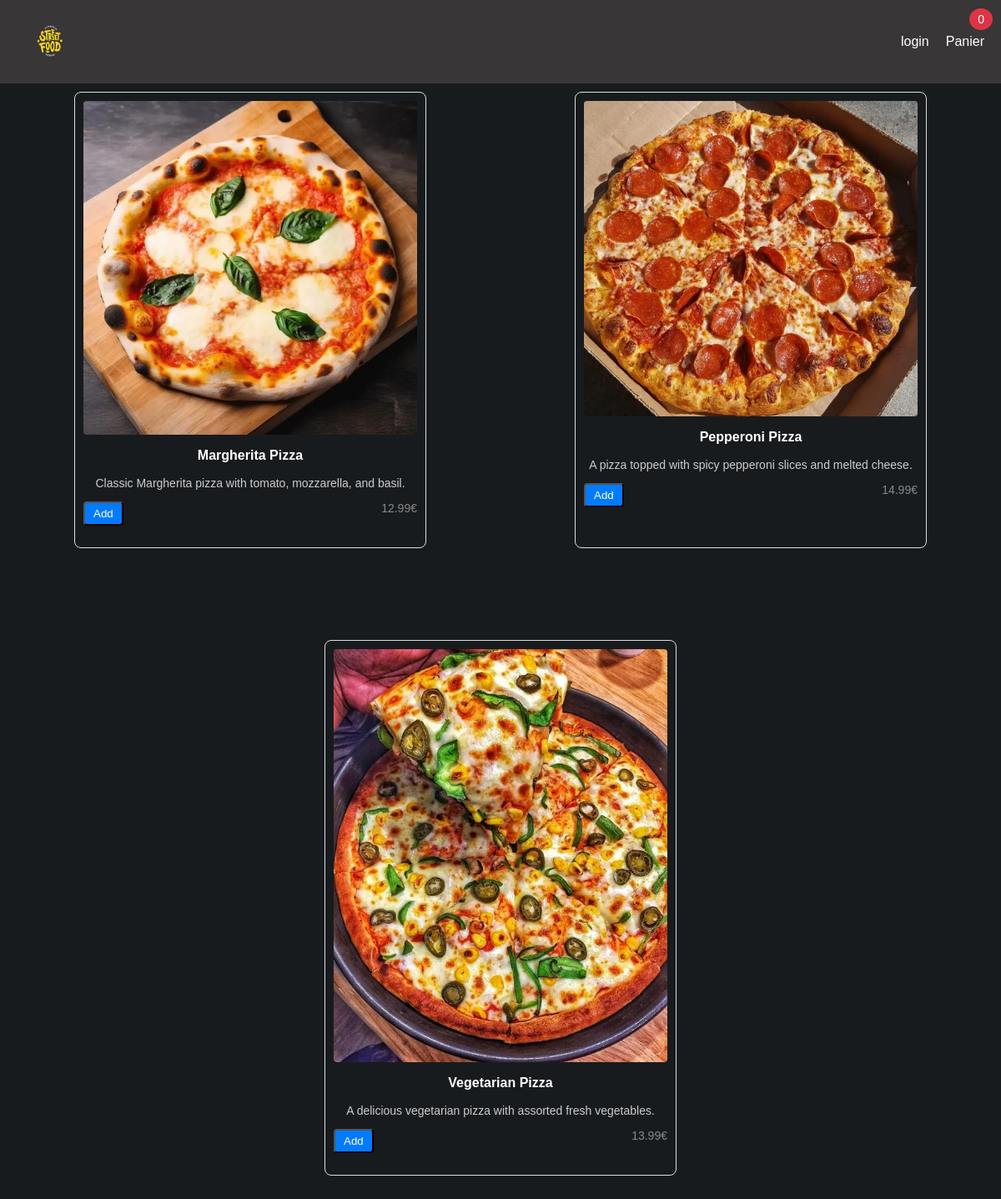
The app's page /Pizza.php with its own data.
### tables this page shows
CREATE TABLE IF NOT EXISTS `product` (
  `id` int NOT NULL AUTO_INCREMENT,
  `name` varchar(255) NOT NULL,
  `description` text NOT NULL,
  `price` float NOT NULL,
  `category` int NOT NULL,
  `filename` varchar(255) NOT NULL,
  PRIMARY KEY (`id`),
  KEY `category` (`category`)
);

### modele.php (called while the page is built, shortened)
<?php
function get_products_by_category($id, $bdLink) {
    $query = "SELECT * FROM product WHERE category=:id";
    $stmt = $bdLink->prepare($query);
    $stmt->bindParam(':id', $id, PDO::PARAM_INT);
    $stmt->execute();
    $products = $stmt->fetchAll(PDO::FETCH_ASSOC);
    return $products;
}
?>

### Pizza.php (the view, shortened to what this page needs)
<?php
include_once 'database.php';
include_once 'modele.php';
include_once 'header.php';
$products = get_products_by_category(2, $bdLink);
?>
<div class="card-container">
    <?php foreach ($products as $p) { ?>
        <div class="card">
            <img src="./uploads/<?= $p['filename']; ?>" class="card-image">
            <div class="card-details">
                <p class="card-title"><?= $p['name']; ?></p>
                <p class="card-description"><?= $p['description']; ?></p>
                <div class="card-actions">
                    <form method="post" action="pizza.php">
                        <input type="submit" name="add_to_panier" value="Add" class="card-link">
                    </form>
                    <small class="card-price"><?= $p['price']; ?>€</small>
                </div>
            </div>
        </div>
    <?php } ?>
</div>

### header.php (style rules this page uses)
body { font-family: Arial, sans-serif; margin: 0; padding: 0; position: relative; }

### Pizza.php (style rules this page uses)
.card-container { display: flex; flex-wrap: wrap; justify-content: space-around; }
.card { border: 1px solid #ddd; border-radius: 8px; margin: 10px; margin-bottom: 100px; padding: 10px; width: 400px; text-align: center; }
.card-image { width: 100%; height: auto; border-radius: 4px; }
.card-details { margin-top: 10px; }
.card-title { font-size: 16px; font-weight: bold; }
.card-description { font-size: 14px; color: #ccc; }
.card-actions { display: flex; justify-content: space-between; margin-top: 8px; }
.card-link { text-decoration: none; background-color: #007bff; color: #fff; padding: 5px 10px; border-radius: 4px; }
.card-price { font-size: 14px; color: #888; }

### records on screen
product: filename (picture), name "Margherita Pizza", description "Classic Margherita pizza with tomato, mozzarella, and basil.", price "12.99"
product: filename (picture), name "Pepperoni Pizza", description "A pizza topped with spicy pepperoni slices and melted cheese.", price "14.99"
product: filename (picture), name "Vegetarian Pizza", description "A delicious vegetarian pizza with assorted fresh vegetables.", price "13.99"

### other values on screen
$_SESSION['nb_items'] "0"
